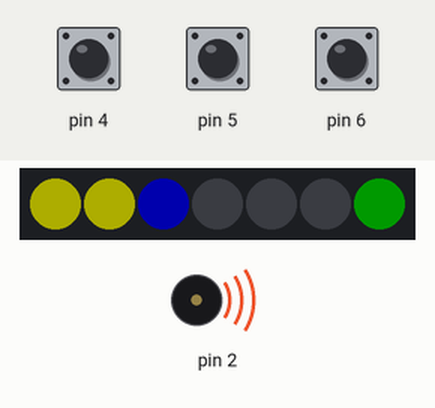
This sketch was run on a simulated Arduino Uno, built with avr-gcc and run on an emulated ATmega328P. On the bench: 7 RGB LEDs in strip order, left to right, buzzer (waves = sounding). Inputs (shaded band) come from the test bench; at power-on: pin 4 HIGH, pin 5 HIGH, pin 6 HIGH. Dim RGB values are drawn brighter than linear; random numbers use the default seed unless the sketch sets one.

Above: at 0.2 s.
At 0.7 s:
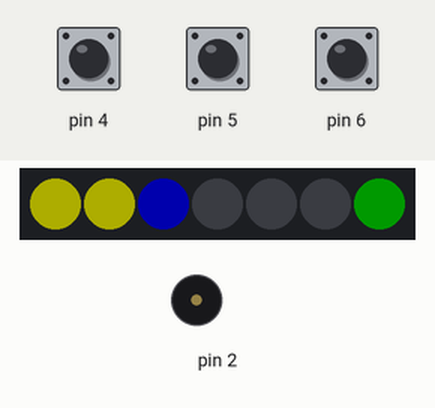
Timing chart, 0 to 2.2 s (numbered marks = the images above):
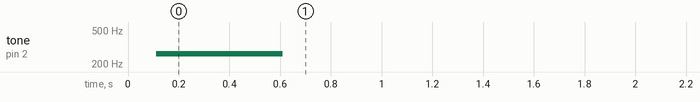

The sketch:

cwiers_without_i2c.ino
```cpp
#include <FastLED.h>
#define MAX_WIERS 6
#define START_WIRE 4
#define DATA_PIN 3

char* wiers;
CRGB strip[MAX_WIERS+1]= {CRGB::Black,CRGB::Black,CRGB::Black,CRGB::Black,CRGB::Black,CRGB::Black,CRGB::Black};
int wiers_cnt = 0;
int ignore_wire[MAX_WIERS]={0,0,0,0,0,0};
int right_wire;
bool is_mistake = false;
bool is_solve = false;
bool is_error = false;

int detect() {
  int cW(0), cR(0), cG(0), cB(0), cY(0);
  for (int i = 0; i < wiers_cnt; i++) {
    if (wiers[i] == 'w') {
      cW += 1;
    } else {
      if (wiers[i] == 'r') {
        cR += 1;
      } else {
        if (wiers[i] == 'g') {
          cG += 1;
        } else {
          if (wiers[i] == 'b') {
            cB += 1;
          } else {
            if (wiers[i] == 'y') {
              cY += 1;
            } else {
              is_error = true;
              Serial.println("color defect!");
            }
          }
        }
      }
    }
  }
  switch (wiers_cnt) {
    case 3:
      if (cR == 0)return 1;
      if (wiers[2] == 'w') return 3;
      if (cB >= 2) {
        for (int i = wiers_cnt - 1; i >= 0; i--) {
          if (wiers[i] == 'b') return i;
        }
      }
      return 2;
      break;
    case 4:
      if (cR >= 2) return 3;
      if (cR == 0 && wiers[3] == 'y') return 0;
      if (cB == 1) return 1;
      if (cY >= 2) return 3;
      return 1;
      break;
    case 5:
      if (wiers[4] == 'g') return 3;
      if (cR == 1 && cY >= 2) return 0;
      if (cG == 0)return 1;
      return 0;
      break;
    case 6:
      if (cY == 0) return 2;
      if (cY == 1 && cW >= 2) return 3;
      if (cR == 0) return 5;
      return 3;
      break;
    default:
      is_error = true;
  }


}

void generate_wiers() {
  wiers_cnt = random(3, 7);
  wiers = new char[wiers_cnt];
  for (int i= wiers_cnt; i<MAX_WIERS; i++){
    ignore_wire[i]=1;
    }
  FastLED.addLeds<WS2811, DATA_PIN, RGB>(strip, MAX_WIERS+1);
  FastLED.setBrightness(50);
  FastLED.clear(true);
  FastLED.show();
  for (int i = 0; i <wiers_cnt; i++) {
    pinMode(i+START_WIRE, INPUT_PULLUP);
    switch (random(0, 5)) {
      case 0:
      strip[i]= CRGB::White;
      wiers[i]='w';
        break;
      case 1:
      strip[i]= CRGB::Red;
      wiers[i]='r';
        break;
      case 2:
      strip[i]= CRGB::Green;
      wiers[i]='g';
        break;
      case 3:
      strip[i]= CRGB::Blue;


      wiers[i]='b';
        break;
      case 4:
      strip[i]= CRGB::Yellow;
      wiers[i]='y';
        break;
      default:
        is_error = true;
    }
  }
  FastLED.show();
  right_wire = detect();
}


void mistake(){
  tone(2, 262, 500);
  if(!is_solve){
    is_mistake= true;
    strip[MAX_WIERS]=CRGB::Red;
    FastLED.show();
    }

  }

void solve(){
  tone(2, 880, 500);
  is_solve = true;
  strip[MAX_WIERS]=CRGB::Green;
  FastLED.show();
  }


void setup() {
  randomSeed(analogRead(A0));
}

void loop() {
  if (right_wire ==0)generate_wiers();
  else{
    for (int i = START_WIRE; i < START_WIRE + wiers_cnt; i++) {
        if(ignore_wire[i-START_WIRE]==1)continue;
        if(digitalRead(i)==HIGH){
          ignore_wire[i-START_WIRE]=1;
          if(i-START_WIRE == right_wire){solve();}else{mistake();}
          }

        }


    }
delay(100);
}
```

Measured:
- by itself, tone on pin 2: silent → 262 Hz at 0.11 s, → silent 0.50 s later
